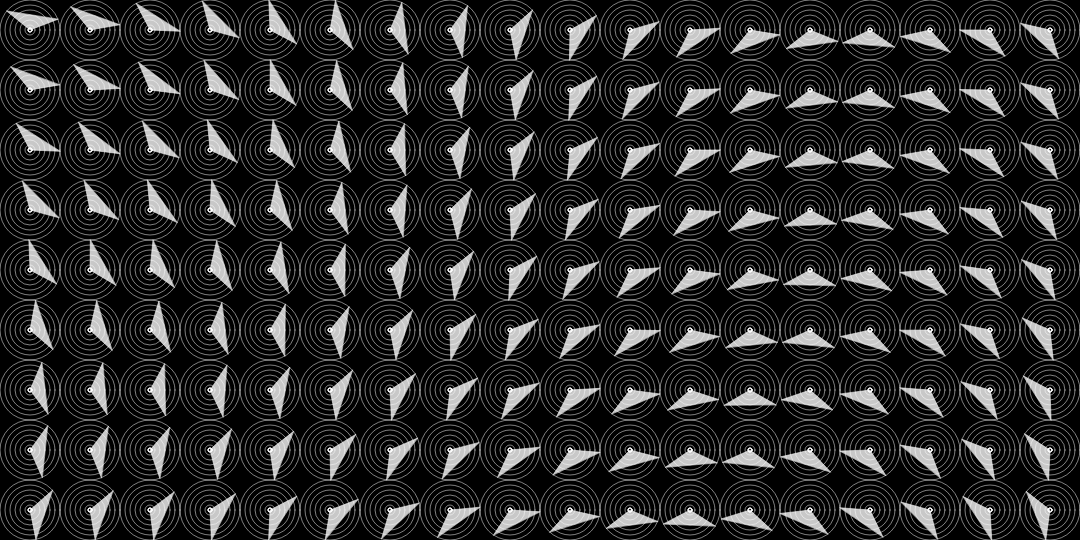
Frame 1 (no input)
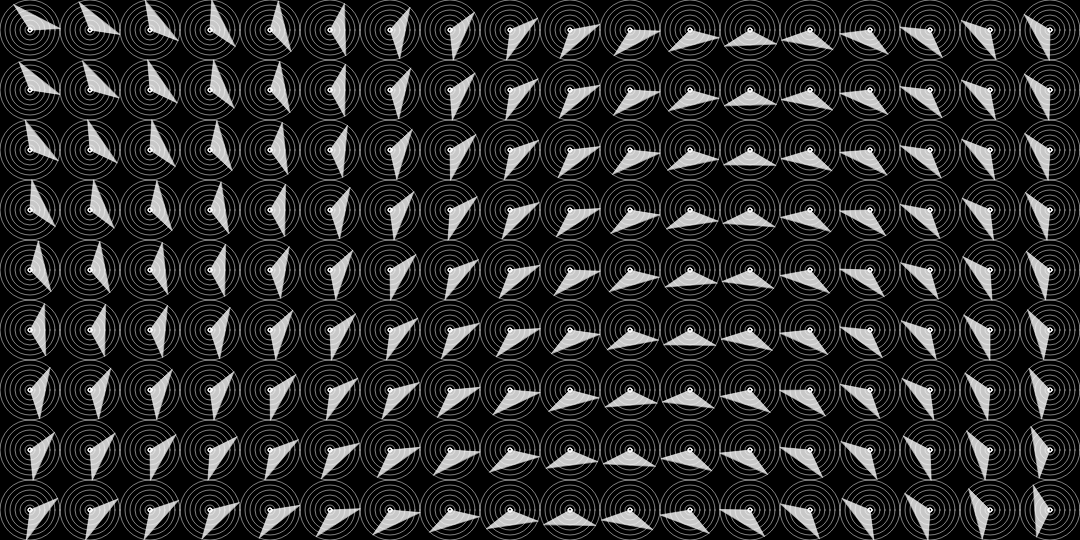
Frame 60 (no input)
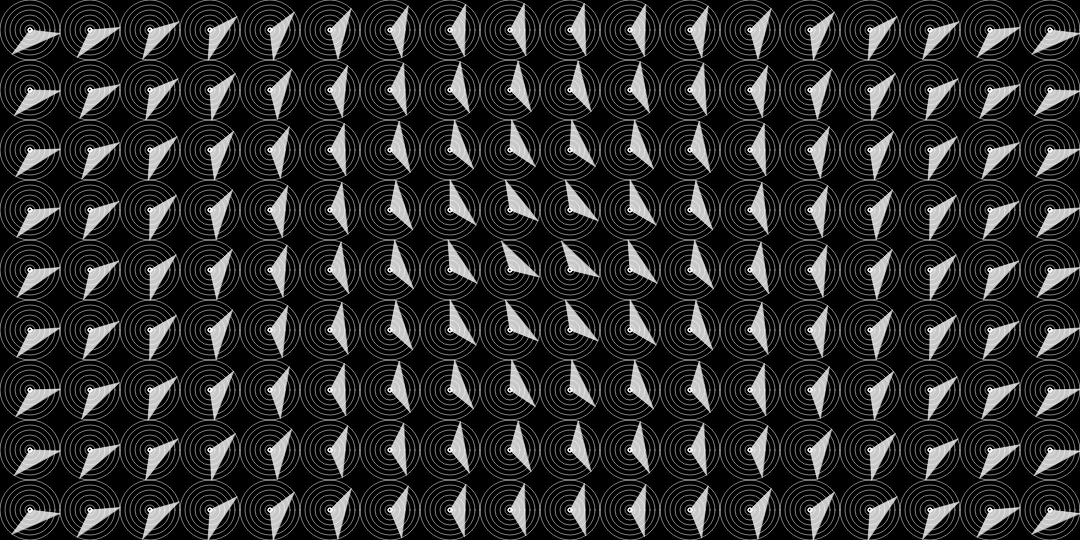
Frame 120 (the mouse pressed at the canvas centre since frame 60)

The p5.js sketch that drew these frames (run headless with seeded random() and noise() and a simulated clock; from frame 60 on, the mouse is pressed at the canvas centre):

// p5.js sketch
// ── sketch.js
let Frame_Count = 0;
let Total_Frame = 2000;
let triangleArray;

let circleArray = new Array(60);

let circles_x = new Array(60);
let circles_y = new Array(60);

let r;
let Outsidelayer = 70;
let circleHeight;

let rotationAngle = 0.0;
let Spin = 0.00001;
let degree = 0.02;

function setup() {
  createCanvas(circleArray.length * 18, 540);
  noFill();
  stroke(255);
  strokeWeight(0.5);

  circleArray = new Array(60).fill(0).map((_, i) => i * 60);
}

function draw() {
  background(0);
  drawingCircle();
  drawingTriangle();
  increasingAngle();
}

function drawingCircle() {
  for (let i = 0; i < circleArray.length; i++) {
    ellipse(circles_x[i], circles_y[i], r, r);
  }
}

function drawingTriangle() {
  // Implement the logic for drawing triangles
}

function increasingAngle() {
  rotationAngle += Spin;
  // Implement the logic for increasing the angle
}

function drawingCircle() {
  for (let circleHeight = 30; circleHeight < height; circleHeight += 60) {
    for (let i = 0; i < circleArray.length; i++) {
      for (let r = 10; r < Outsidelayer; r += 10) {
        ellipse(circleArray[i] + 30, circleHeight, r);
        ellipse(circleArray[i] + 30, circleHeight, 4);
      }
    }
  }
}

function drawingTriangle() {
  for (let circleHeight = 30; circleHeight < height; circleHeight += 60) {
    for (let i = 0; i < circleArray.length; i++) {
      fill(255, 200);
      push();
      let distanceToMouse = dist(
        mouseX,
        mouseY,
        circleArray[i] + 30,
        circleHeight
      );

      let speedMultiplier = map(distanceToMouse, 0, width, 0, 200) * degree;
      translate(circleArray[i] + 30, circleHeight);
      let rotationSpeed = 1 * speedMultiplier;
      rotationAngle += Spin;
      let a = rotationAngle;
      rotate(a + rotationSpeed);

      triangle(-15 * Math.sqrt(3), -15, 0, 0, 15 * Math.sqrt(3), -15);

      pop();
    }
    noFill();
  }
}
